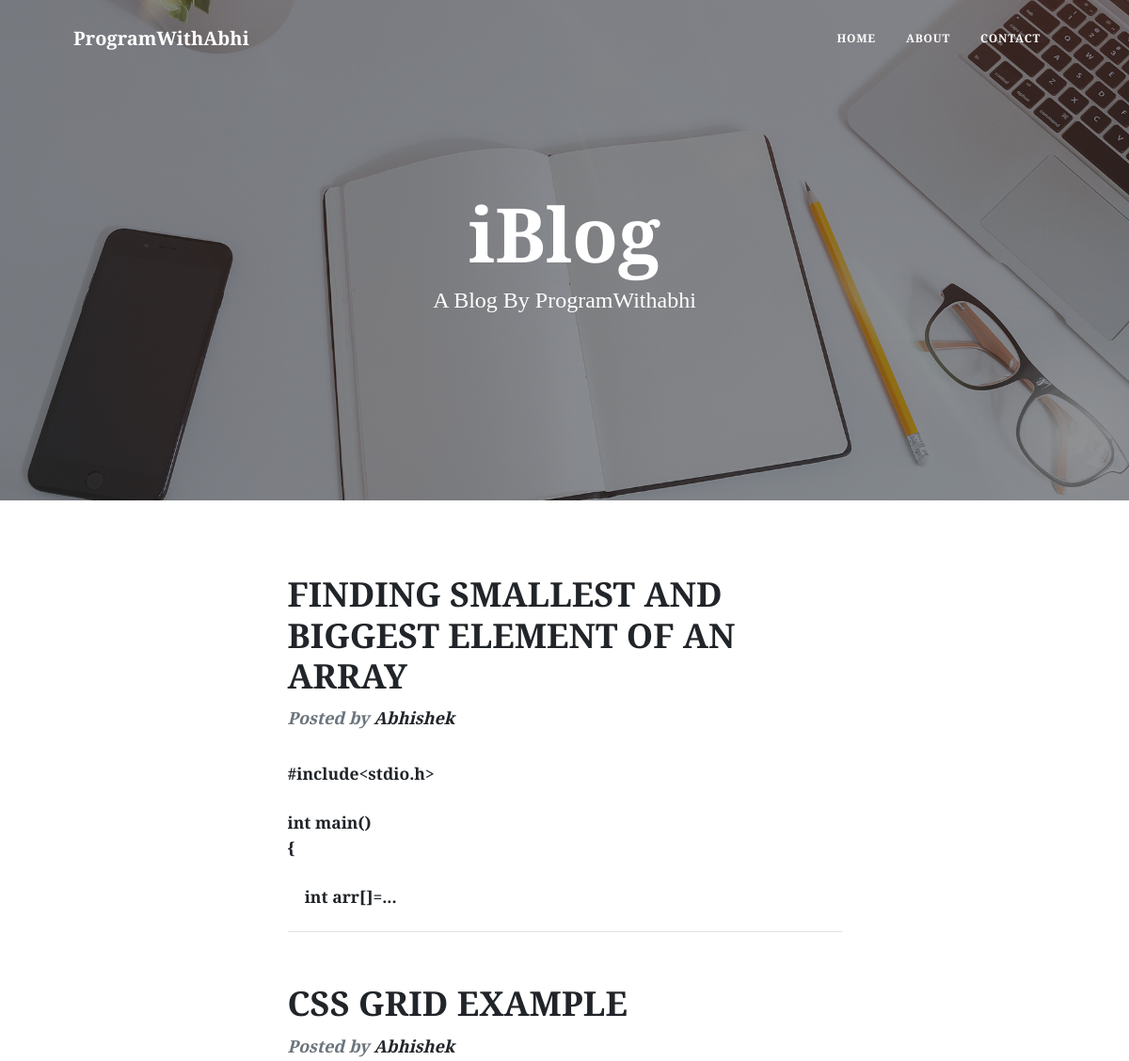
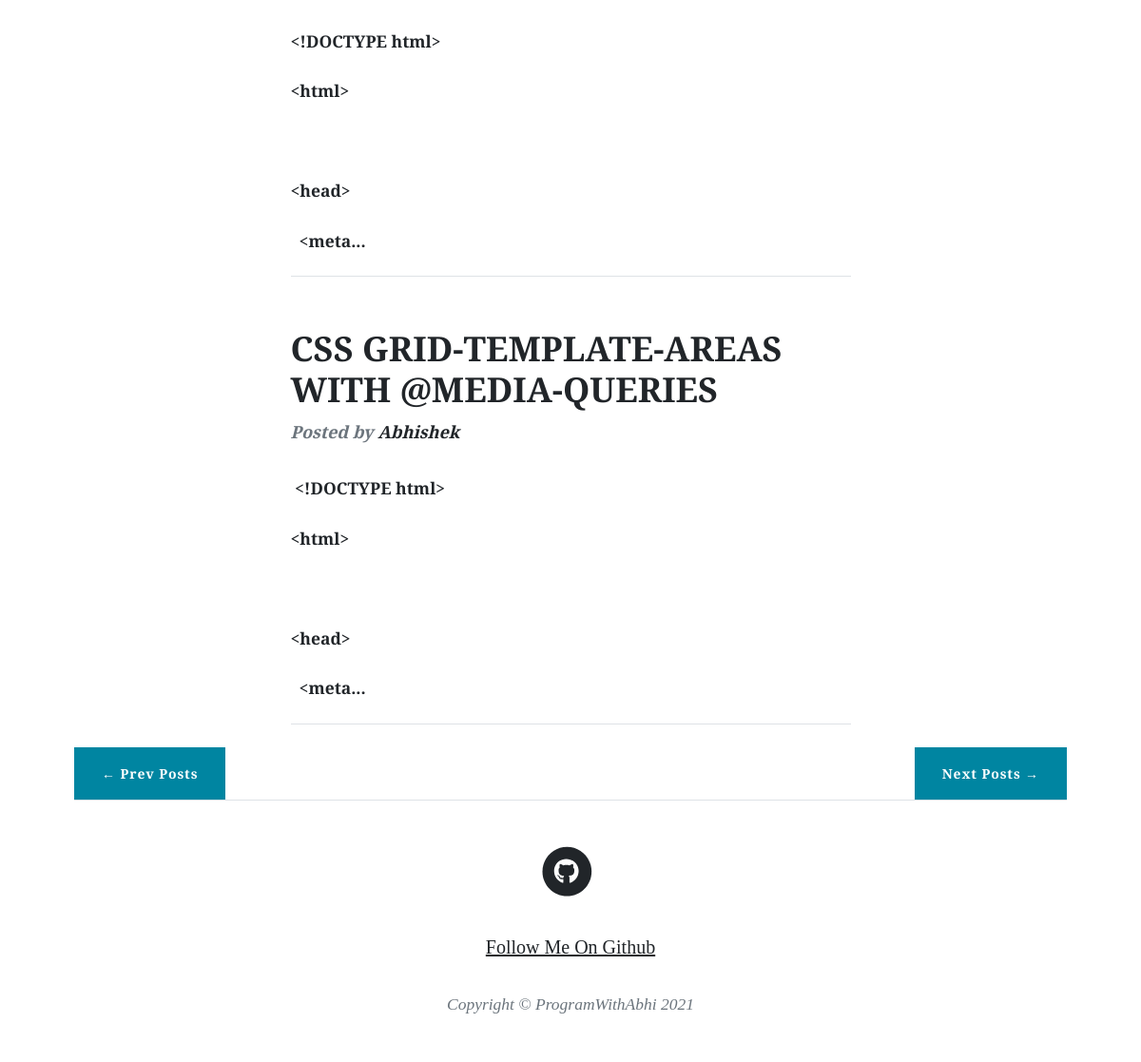
/?page=4, run on the app's committed database (2 pictures, top to bottom).
### app.py (models this page shows, shortened)
class Posts(db.Model):
    sno = db.Column(db.Integer, primary_key=True)
    title = db.Column(db.String(100), nullable=False)
    slug = db.Column(db.String(30),nullable=True)
    content = db.Column(db.String(100),nullable=False)
    date = db.Column(db.String(12), nullable=True)

### app.py (the view)
@app.route("/",methods =['GET'])
def home():
    posts = Posts.query.all()
    last = math.ceil(len(posts)/3)
    page = request.args.get('page')
    if (not str(page).isnumeric()):
        page = 1
    page = int(page)
    posts = posts[(page-1)*3:(page-1) * 3 + 3]
    if page==1:
        prev = "#"
        next = "/?page="+ str(page+1)
    elif page==last:
        prev = "/?page="+ str(page-1)
        next = "#"
    else:
        prev = "/?page="+ str(page-1)
        next = "/?page="+ str(page+1)
    return render_template('index.html',posts=posts, prev=prev, next=next)

### templates/index.html (shortened to what this page needs)
{% extends 'base.html' %}
{% block body %}
<header class="masthead" style="background-image: url('static/assets/img/home-bg.jpg')">
    <div class="container position-relative px-4 px-lg-5">
        <div class="row gx-4 gx-lg-5 justify-content-center">
            <div class="col-md-10 col-lg-8 col-xl-7">
                <div class="site-heading">
                    <h1>iBlog</h1>
                    <span class="subheading">A Blog By ProgramWithabhi</span>
                </div>
            </div>
        </div>
    </div>
</header>
<div class="container px-4 px-lg-5">
    <div class="row gx-4 gx-lg-5 justify-content-center">
        {% for post in posts %}
        <div class="col-md-10 col-lg-8 col-xl-7">
            <div class="post-preview">
                <a href="/post/{{post.slug}}">
                    <h2 class="post-title">{{post.title}}</h2>
                </a>
                <p class="post-meta">
                    Posted by
                    <a href="/about">Abhishek</a>
                </p>
                <a href="/post/{{post.slug}}">
                    <pre>{{post.content|truncate(60)}}</pre>
                </a>
            </div>
            <hr class="my-4" />
        </div>
        {% endfor %}
        <div class="clearfix text-center">
            <a class="btn btn-primary"style="float:left;" href="{{prev}}">&larr; Prev Posts</a>
            <a class="btn btn-primary" style="float:right;" href="{{next}}">Next Posts &rarr;</a>
        </div>
    </div>
    {% endblock body %}

### data on the page
Posts: title "FINDING SMALLEST AND BIGGEST ELEMENT OF AN ARRAY", content "#include<stdio.h> int main() { int arr[]=..."
Posts: title "CSS GRID EXAMPLE", content "<!DOCTYPE html> <html> <head> <meta..."
Posts: title "CSS GRID-TEMPLATE-AREAS WITH @MEDIA-QUERIES", content "<!DOCTYPE html> <html> <head> <meta..."
